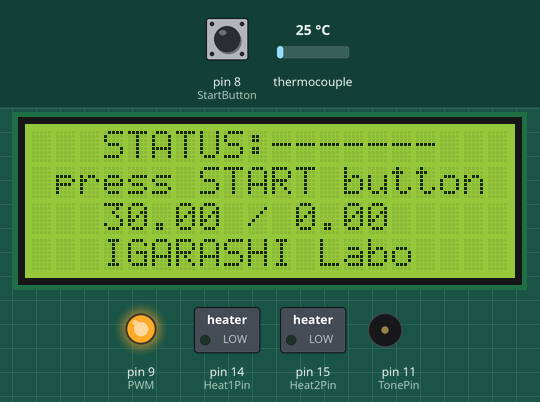
A program run on a simulated Arduino Uno, built with avr-gcc and run on an emulated ATmega328P. Parts: 20×4 character LCD, switched loads named in the program (green lamp = pin HIGH), output pins drawn as LEDs (lit = HIGH), buzzer (waves = sounding). Wiring (inferred from the names in the program): MAX6675 thermocouple converter: CS pin 10. Inputs (shaded band) come from the test bench; at power-on: pin 8 (StartButton) HIGH, thermocouple 25 °C. Pins used as bus, display or sensor lines are not drawn; what the program prints to the serial monitor is not drawn.

Above: at 2.2 s.
2.3 s: pin 8 (StartButton) pulled LOW for 0.3 s
At 5.0 s:
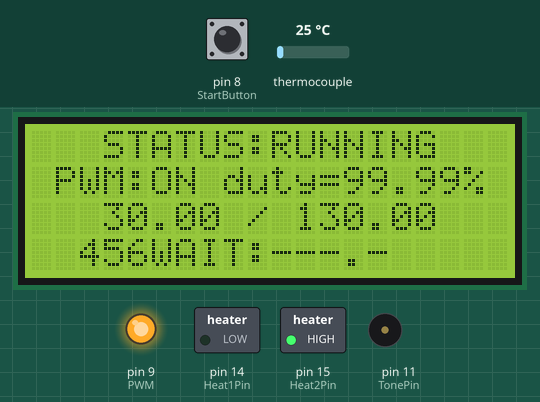
5.5 s: thermocouple set to 75 °C
At 5.69 s:
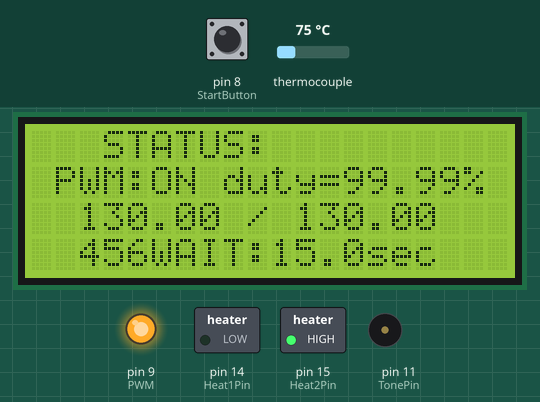
7.8 s: thermocouple set to 80 °C
At 8.07 s:
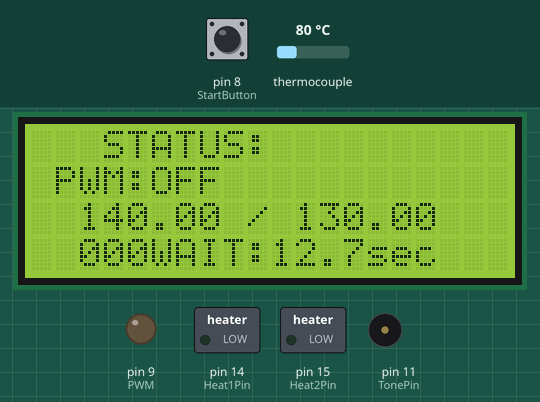
10.2 s: thermocouple set to 6 °C
At 10.7 s:
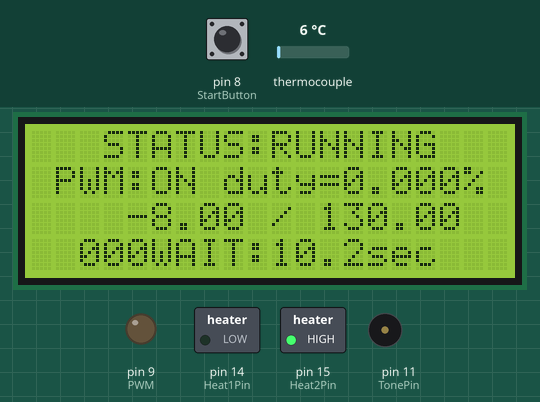
11.8 s: thermocouple set to 150 °C
At 12.81 s:
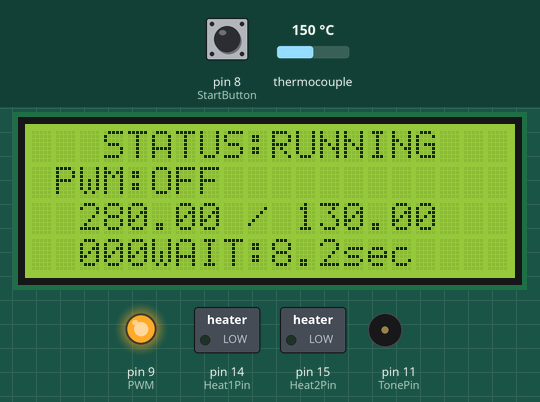
Timing chart, 0 to 14.8 s (numbered marks = the images above; inputs shaded):
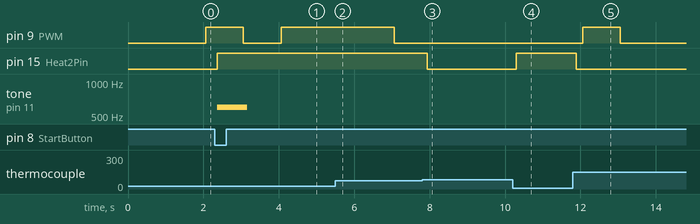

Measured:
- the behaviour switches between 75 and 76 °C on thermocouple (found by bisection; images 2 and 3)
- after the input at 2.3 s, pin 15 (Heat2Pin): LOW → HIGH after 0.06 s; tone on pin 11 (TonePin): silent → 600 Hz after 0.06 s, → silent 0.80 s later; the display: first changes after 0.08 s (image 1 shows a later state)
- after the input at 5.5 s, pin 9 (PWM): HIGH → LOW after 1.6 s; the display: changes after 0.06 s (image 2)
- after the input at 7.8 s, pin 15 (Heat2Pin): HIGH → LOW after 0.13 s; the display: changes after 0.14 s (image 3)
- after the input at 10.2 s, pin 15 (Heat2Pin): LOW → HIGH after 0.10 s; the display: first changes after 0.11 s (image 4 shows a later state)
- after the input at 11.8 s, pin 14 (Heat1Pin): stays LOW (without the input it goes to HIGH after 9.9 s); pin 15 (Heat2Pin): HIGH → LOW after 0.09 s; the display: first changes after 0.10 s (image 5 shows a later state)
- what the display in image 1 shows lasts 1.1 s, from 4.2 s to 5.3 s

The program:

main.cpp
```cpp
#include <Arduino.h>
//#include <ESP8266.h>
#include <SoftwareSerial.h>
//#include <BlynkSimpleStream.h>
#include <LiquidCrystal.h>
#include <SPI.h>
#include <avr/io.h>
//#include <avr/interrupt.h>
//#include <MsTimer2.h>

/*int rdata;  //cariculation
SPISettings MAX6675Setting(4000000,MSBFIRST,SPI_MODE0);

void setup(){
  SPI.begin();
  Serial.begin(9600);
  delay(500);
}

void loop(){
  SPI.beginTransaction(MAX6675Setting);
  digitalWrite(SS,LOW);
  rdata=SPI.transfer(0xFF)<<8;
  rdata=rdata+SPI.transfer(0xFF);
  digitalWrite(SS,HIGH);
  SPI.endTransaction();
  Serial.print(rdata,HEX);
  Serial.print(",");
  Serial.print((rdata>>3)*0.25);
  Serial.println("deg C");
  delay(200);
}
*/

#define allOFF 0
#define upON   1
#define downON 2
#define allON  3
#define ControlDataLen 3
int temperature_control_data[ControlDataLen + 1][3] = {
  {downON, 130, 15},  // 2ON   , temperature130, keep15sec
  {allON , 230,  0},  // 1&2ON , temperature230, keep0sec
  {downON, 225,100},  // 2ON   , temperature225, keep100sec
  {allOFF,   0,  0}   // 1&2OFF, temperature0  , keep0sec
};

SoftwareSerial mySerial(0, 1); // RX, TX

// LCD(D2-D7)
#define LCDrsPin 2
#define LCDenablePin 3
#define LCDd4Pin 4
#define LCDd5Pin 5
#define LCDd6Pin 6
#define LCDd7Pin 7
// button(D8)
#define StartButton 8

// pwm(D9)
#define PWM 9
// Beep(D11)
#define TonePin 11
// Tempratier(D10,D12-D13)
#define TemperatureSlavePin 10
#define TemperatureMisoPin 12
#define TemperatureSckPin 13
// PowerControl(A0,A1)
#define Heat1Pin 14
#define Heat2Pin 15

LiquidCrystal lcd(LCDrsPin,LCDenablePin,LCDd4Pin,LCDd5Pin,LCDd6Pin,LCDd7Pin);

#define delayWait 250 //max_AD_converter transimit time=225ms
#define oneSec (1000 / delayWait)

#define K_p 0.11
#define K_i 0.05
#define K_d1 0.11
#define K_d2 25.0
#define PWM_COMPARE_TOP 62499.0 //16Meg/(256[prescaler]*1[Hz])-1=62499
#define DUTY_SETUP 62498 //duty=100%
#define TEMP_TH1 50
#define TEMP_TH2 80
#define COMP 20

float tempratureRead(void);
void setTempratureData(void);
void heatControl(float temperature);
void lcdDisplay(float temperature);

/*pid_feedbuck*/
int feedback_cal(float temperature,unsigned int duty_target_value);

byte state;          // main program mode
byte heatMode;       // UpDown heater mode
byte heatState;      // UpDown heater status
byte tableCounter;   // data table counter
int temperatureWait;  // temprature keep time(SEC)
//float temperature;    // Temperature
float temperatureMax; // target Temprature
int blinkTimer;      // blink timer
boolean blinkFlag;   // blink ON/OFF flag
float temperature=0.0;
float max_temp=0.0;
unsigned int duty=DUTY_SETUP;
unsigned int duty_target_value=DUTY_SETUP;
float offset=0;
double per=0.00;
float pretemperature=0.0;
uint8_t count=0;

void setup() {
  // degug Initialize(SerialMonitor)
  Serial.begin(9600);
  // LCD initialize
  lcd.begin(20, 4);
  // button initialize
  pinMode(StartButton, INPUT_PULLUP);
  // PowerControl initialize
  pinMode(Heat1Pin, OUTPUT);
  pinMode(Heat2Pin, OUTPUT);
  // Temprature initialize
  pinMode(TemperatureSlavePin, OUTPUT);
  digitalWrite(TemperatureSlavePin, LOW);
  delay(1000);
  SPI.begin();
  SPI.setBitOrder(MSBFIRST);
  SPI.setClockDivider(SPI_CLOCK_DIV4);
  SPI.setDataMode(SPI_MODE0);
  digitalWrite(TemperatureSlavePin,HIGH);
  // memory initialize
  state = 0;

  /*
  //  timer interrupt initialize
  MsTimer2::set(500,feedback_cal);  //call per 500ms
  MsTimer2::start();
  */
  //interrupt_stop
  cli();
  /*pwm setup*/
  pinMode(PWM,OUTPUT);
  /*resistor_initialize*/
  TCCR1A=0;
  TCCR1B=0;
  TIMSK1=0;
  /*resisitor_setup*/
  TCCR1A|=(1<<COM1A1)|(1<<WGM11);
  TCCR1B|=(1<<WGM13)|(1<<WGM12)|(1<<CS12);
  ICR1=PWM_COMPARE_TOP;
  OCR1A=DUTY_SETUP;
  TIMSK1|=(1<<ICIE1);
  sei();
}

void loop() {
  temperature=tempratureRead()-COMP;
  switch (state) {
    case 0: // initialize
      lcd.clear();
      heatMode = 0;
      temperatureMax = 0;
      tableCounter = 0;
      state++;
      break;
    case 1: // start switch wait
      if (digitalRead(StartButton) == LOW) {
        tone(TonePin,600,800);  // StartSound
        lcd.clear();
        setTempratureData();
        state++;
      }
      break;
    case 2: // target Temperature
      if (temperatureMax <= temperature) {
        state++;
      }
      break;
    case 3: // keep time
      if (--temperatureWait <= 0) {
        state++;
      }
      break;
    case 4: // Loop or Finish?
      tableCounter++;
      setTempratureData();
      if (tableCounter < ControlDataLen) {
        state = 2;
      } else {
        tone(TonePin,600,1500);  // FinishSound
        state++;
      }
      break;
    case 5: // finish switch wait
      if (digitalRead(StartButton) == LOW) {
        state = 0;
      }
      break;
  }

  max_temp=temperature>max_temp?temperature:max_temp;

  heatControl(temperature);
  lcdDisplay(temperature);
  //Serial.println(temperature,DEC);

  /*  max temperature caliculate
  lcdDisplay(max_temp);
  Serial.print(temperature,DEC);
  Serial.print("\t");
  Serial.print(max_temp,DEC);
  */

  delay(delayWait);
}

void setTempratureData() {
  heatMode = temperature_control_data[tableCounter][0];
  temperatureMax = temperature_control_data[tableCounter][1];
  temperatureWait = temperature_control_data[tableCounter][2] * oneSec;
  heatState = heatMode;
}

float tempratureRead(void) {
  unsigned int thermocouple;
  unsigned int internal;
  float disp;
  float temp;
  // read tem
  digitalWrite(TemperatureSlavePin, LOW);
  thermocouple = (unsigned int)SPI.transfer(0x00) << 8;
  thermocouple |= (unsigned int)SPI.transfer(0x00);
  internal = (unsigned int)SPI.transfer(0x00) << 8;
  internal |= (unsigned int)SPI.transfer(0x00);
  digitalWrite(TemperatureSlavePin, HIGH);
  if ((thermocouple & 0x0001) != 0) {
    Serial.print("ERROR: ");
    if ((internal & 0x0004) !=0) {
      Serial.print("Short to Vcc, ");
    }
    if ((internal & 0x0002) !=0) {
      Serial.print("Short to GND, ");
    }
    if ((internal & 0x0001) !=0) {
      Serial.print("Open Circuit, ");
    }
    Serial.println();
  } else {
    if ((thermocouple & 0x8000) == 0) {
      temp = (thermocouple >> 2) * 0.25;
    } else {
      temp = (0x3fff - (thermocouple >> 2) + 1)  * -0.25;
    }
  }
  return(temp);
}

void heatControl(float temperature) {
  if (temperature > temperatureMax) {
    heatState = 0;
  } else if (temperature < (temperatureMax - 0.5)) {
    heatState = heatMode;
  }
  if ((heatState & 1) == 0) {
    digitalWrite(Heat1Pin, LOW);
  } else {
    digitalWrite(Heat1Pin, HIGH);
  }
  if ((heatState & 2) == 0) {
    digitalWrite(Heat2Pin, LOW);
  } else {
    digitalWrite(Heat2Pin, HIGH);
  }
}

void lcdDisplay(float temperature) {
  lcd.setCursor(3, 0);
  lcd.print("STATUS:");

  per=duty_target_value/PWM_COMPARE_TOP;
  per*=100.0;

  switch (state) {
    case 0: // initialize
    case 1: // start switch wait
      lcd.print("-------");
      lcd.setCursor(1, 1);
      if (blinkFlag == true) {
        lcd.print("press START button");
      } else {
        lcd.print("                  ");
      }
      lcd.setCursor(3, 3);
      lcd.print("IGARASHI Labo");//SWITCH SCIENCE
      break;
    case 2: // target Temperature
    case 3: // keep time
    case 4: // Loop or Finish?
    case 5: // finish switch wait
      if (state != 5) {
        if (blinkFlag == true) {
          lcd.print("RUNNING");
        } else {
          lcd.print("       ");
        }
      } else {
        lcd.print("FINISH!");
      }
      lcd.setCursor(0, 1);
      if ((heatState & 1) == 0) {
        //lcd.print("HEAT1:OFF  ");
        lcd.print(" PWM:OFF           ");
      } else {
        //lcd.print("HEAT1:ON   ");
        lcd.print(" PWM:ON duty=");
        lcd.print(per,DEC);
        lcd.setCursor(18,1);
        lcd.print("%   ");
      }
      lcd.setCursor(0, 1);
      if ((heatState & 2) == 0) {
        //lcd.print("HEAT2:OFF");
        lcd.print(" PWM:OFF           ");
      } else {
        //lcd.print("HEAT2:ON ");
        lcd.print(" PWM:ON duty=");
        lcd.print(per,DEC);
        lcd.setCursor(18,1);
        lcd.print("%   ");
      }
      lcd.setCursor(5, 3);
      lcd.print("WAIT:");
      if (state == 3) {
        lcd.print(temperatureWait / oneSec);
        lcd.print(".");
        lcd.print(temperatureWait % oneSec * 10 / oneSec);
        lcd.print("sec");
      } else {
        lcd.print("---.-  ");
      }
      lcd.print("  ");
      break;
  }
  lcd.setCursor(2, 2);
  if (temperature < 100.0) lcd.print(" ");
  if (temperature < 10.0) lcd.print(" ");
  lcd.print(temperature);
  lcd.print(" / ");
  lcd.print(temperatureMax);
  lcd.print("  ");
  // blink control
  if (++blinkTimer >= oneSec) {
    blinkTimer = 0;
    if (blinkFlag == false) {
      blinkFlag = true;
    } else {
      blinkFlag = false;
    }
  }
}

/*pi control*/
int feedback_cal(float temperature,unsigned int duty_target_value){
//float target_error=temperature_control_data[tableCounter][1]-temperature;
float target_error=temperatureMax-temperature;

  /*propotional control*/
    if(target_error>0){
      if(target_error<TEMP_TH1){
        //duty down
        duty_target_value=duty_target_value>(PWM_COMPARE_TOP-1)*(K_p*target_error/temperatureMax)?(unsigned int)duty_target_value-(PWM_COMPARE_TOP-1)*(K_p*target_error/temperatureMax):0;
        /*
        duty_target_value-=(PWM_COMPARE_TOP-1)*(K_p*target_error/temperature_control_data[tableCounter][1]);
        duty_target_value=duty_target_value>=0?duty_target_value:0;
        */
      }else{
        duty_target_value=DUTY_SETUP;
      }
    }else{
      //duty=0
      duty_target_value=0;
    }

    /*integtal control*/

    if(target_error>0){
      if(target_error<TEMP_TH1){
        offset+=16000000/(256*(PWM_COMPARE_TOP+1));   //add every timer interrupt
        duty_target_value=duty_target_value>(PWM_COMPARE_TOP-1)*(K_i*target_error*offset/temperatureMax)?duty_target_value-(unsigned int)(PWM_COMPARE_TOP-1)*(K_i*target_error*offset/temperatureMax):0;
        //duty_target_value-=(PWM_COMPARE_TOP-1)*(K_i*target_error*offset/temperature_control_data[tableCounter][2]);
        //duty_target_value=duty_target_value>=0?duty_target_value:0;
      }else{
        offset=0;
      }
    }else{
      duty_target_value=0;
      offset=0;
    }


    /*derivative control*/

    if(target_error>0){
      if(temperature>=pretemperature){
        if(target_error<TEMP_TH1){
          duty_target_value=duty_target_value>(PWM_COMPARE_TOP-1)*(K_d1*((temperature-pretemperature)/(16000000/(256*(PWM_COMPARE_TOP+1))))/temperatureMax)?duty_target_value-(unsigned int)(PWM_COMPARE_TOP-1)*(K_d1*((temperature-pretemperature)/(16000000/(256*(PWM_COMPARE_TOP+1))))/temperatureMax):0;
        }
      }else{
        duty_target_value=duty_target_value+(unsigned int)(PWM_COMPARE_TOP-1)*(K_d2*((pretemperature-temperature)/(16000000/(256*(PWM_COMPARE_TOP+1))))/temperatureMax)>=PWM_COMPARE_TOP?PWM_COMPARE_TOP:duty_target_value+(unsigned int)(PWM_COMPARE_TOP-1)*(K_d2*((pretemperature-temperature)/(16000000/(256*(PWM_COMPARE_TOP+1))))/temperatureMax);
      }
    }else{
      duty_target_value=0;
    }
  count++;
  if(count==2){
    pretemperature=temperature; //renew pretemperature
    count=0;
  }

  return duty_target_value;
}

//loop every 1sec
ISR(TIMER1_CAPT_vect){
  /*code_timer interrupt*/
  duty_target_value=feedback_cal(temperature,duty_target_value);
  OCR1A=duty_target_value;  //max=62499
  Serial.print(duty_target_value);
  Serial.print("\t");
  Serial.println(OCR1A);
  /*
  lcd.setCursor(0,1);
  lcd.print(OCR1A);
  */
}
```
